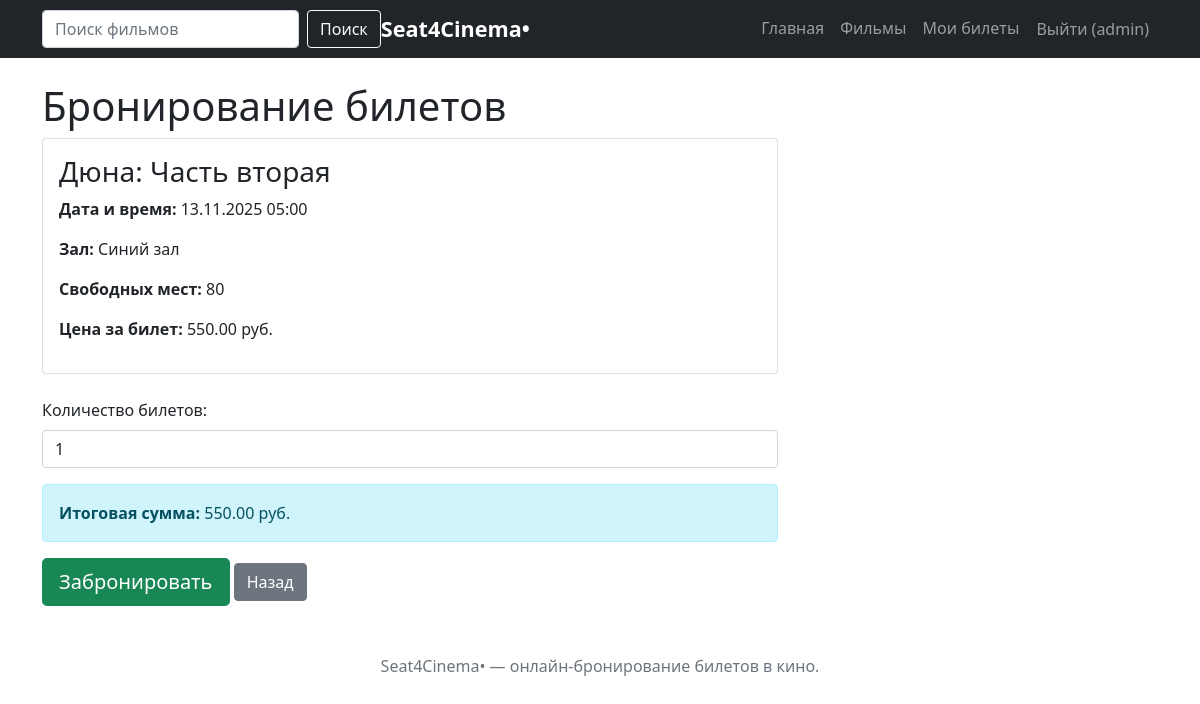
Page /book/10/ (signed in) on the committed database.
### cinema/models.py (models this page shows, shortened)
class Showtime(models.Model):
    movie = models.ForeignKey(Movie, on_delete=models.CASCADE)
    hall = models.ForeignKey(CinemaHall, on_delete=models.CASCADE)
    start_time = models.DateTimeField()
    end_time = models.DateTimeField()
    available_seats = models.IntegerField()

class Movie(models.Model):
    title = models.CharField(max_length=200)
    description = models.TextField()
    duration = models.IntegerField(help_text="Длительность в минутах")
    genre = models.CharField(max_length=100)
    director = models.CharField(max_length=100)
    release_date = models.DateField()
    poster = models.ImageField(upload_to='posters/', blank=True, null=True)
    price = models.DecimalField(max_digits=6, decimal_places=2)
    poster = models.ImageField(upload_to='posters/', blank=True, null=True)
    poster_url = models.URLField(blank=True, null=True)

class CinemaHall(models.Model):
    name = models.CharField(max_length=100)
    seats = models.IntegerField()

### cinema/views.py (the view)
# urls.py: path('book/<int:showtime_id>/', views.book_ticket, name='book_ticket'),
@login_required
def book_ticket(request, showtime_id):
    showtime = get_object_or_404(
        Showtime.objects.select_related('movie'),
        id=showtime_id
    )
    if request.method == 'POST':
        form = TicketForm(request.POST)
        if form.is_valid():
            ticket = form.save(commit=False)
            ticket.user = request.user
            ticket.showtime = showtime
            if ticket.quantity > showtime.available_seats:
                messages.error(request, f'Недостаточно свободных мест! Доступно: {showtime.available_seats}')
                return render(request, 'cinema/book_ticket.html', {
                    'showtime': showtime,
                    'form': form
                })
            try:
                with transaction.atomic():
                    ticket.save()
                    showtime.available_seats -= ticket.quantity
                    showtime.save()
                    messages.success(request, f'✅ Билеты успешно забронированы! Сумма: {ticket.total_price} руб.')
                    return redirect('my_tickets')
            except Exception as e:
                messages.error(request, f'Ошибка при бронировании: {str(e)}')
    else:
        form = TicketForm(initial={'quantity': 1})
    return render(request, 'cinema/book_ticket.html', {
        'showtime': showtime,
        'form': form
    })

### cinema/forms.py
class TicketForm(forms.ModelForm):
    class Meta:
        model = Ticket
        fields = ['quantity']
        widgets = {
            'quantity': forms.NumberInput(attrs={
                'class': 'form-control',
                'min': 1,
                'value': 1
            })
        }
    def __init__(self, *args, **kwargs):
        self.max_tickets = kwargs.pop('max_tickets', None)
        super().__init__(*args, **kwargs)
        if self.max_tickets:
            self.fields['quantity'].widget.attrs['max'] = self.max_tickets

### templates/cinema/book_ticket.html (shortened to what this page needs)
{% extends 'base.html' %}
{% block content %}
<div class="row">
    <div class="col-md-8">
        <h1>Бронирование билетов</h1>
        <div class="card mb-4">
            <div class="card-body">
                <h3>{{ showtime.movie.title }}</h3>
                <p><strong>Дата и время:</strong> {{ showtime.start_time|date:"d.m.Y H:i" }}</p>
                <p><strong>Зал:</strong> {{ showtime.hall.name }}</p>
                <p><strong>Свободных мест:</strong> {{ showtime.available_seats }}</p>
                <p><strong>Цена за билет:</strong> {{ showtime.movie.price }} руб.</p>
            </div>
        </div>
        <form method="post">
            <div class="mb-3">
                <label for="{{ form.quantity.id_for_label }}" class="form-label">Количество билетов:</label>
                {{ form.quantity }}
            </div>
            <div class="alert alert-info">
                <strong>Итоговая сумма:</strong> <span id="total-price">0</span> руб.
            </div>
            <button type="submit" class="btn btn-success btn-lg">Забронировать</button>
            <a href="{% url 'movie_detail' showtime.movie.id %}" class="btn btn-secondary">Назад</a>
        </form>
    </div>
</div>
{% endblock %}

### templates/base.html (shortened to what this page needs)
<!DOCTYPE html>
<html lang="ru">
<head>
    <link rel="stylesheet" href="https://cdnjs.cloudflare.com/ajax/libs/font-awesome/6.0.0/css/all.min.css">
    <link href="https://cdn.jsdelivr.net/npm/bootstrap@5.1.3/dist/css/bootstrap.min.css" rel="stylesheet">
</head>
<body>
    <nav class="navbar navbar-expand-lg navbar-dark bg-dark">
    <div class="container">
        <form class="d-flex ms-auto" action="{% url 'search' %}" method="get" role="search">
  <input class="form-control me-2" type="search" placeholder="Поиск фильмов" aria-label="Search" name="q" value="{{ q|default:'' }}">
  <button class="btn btn-outline-light" type="submit">Поиск</button>
</form>
        <a class="navbar-brand" href="{% url 'home' %}"><span style="font-weight:700;font-size:1.35rem;">Seat4Cinema•</span></a>
        <div class="collapse navbar-collapse" id="navbarNav">
            <div class="navbar-nav ms-auto">
                <a class="nav-link" href="{% url 'home' %}">Главная</a>
                <a class="nav-link" href="{% url 'movie_list' %}">Фильмы</a>
                {% if user.is_authenticated %}
                    <a class="nav-link" href="{% url 'my_tickets' %}">Мои билеты</a>
                    <form method="post" action="{% url 'logout' %}" class="d-inline">
                        <button type="submit" class="btn btn-link nav-link">Выйти ({{ user.username }})</button>
                    </form>
                {% else %}
                    <a class="nav-link" href="{% url 'login' %}">Войти</a>
                    <a class="nav-link" href="{% url 'register' %}">Регистрация</a>
                {% endif %}
            </div>
        </div>
    </div>
</nav>
    <div class="container mt-4">
        {% block content %}
        {% endblock %}
    <footer class="text-center mt-5 mb-3 text-muted">
        Seat4Cinema• — онлайн-бронирование билетов в кино.
    </footer>
</body>
</html>

### rows in the picture
Showtime: movie "Дюна: Часть вторая", start_time "13.11.2025 05:00", hall.name "Синий зал", available_seats "80", movie.price "550.00"

### other values in the picture
{{ user.username }} "admin"
